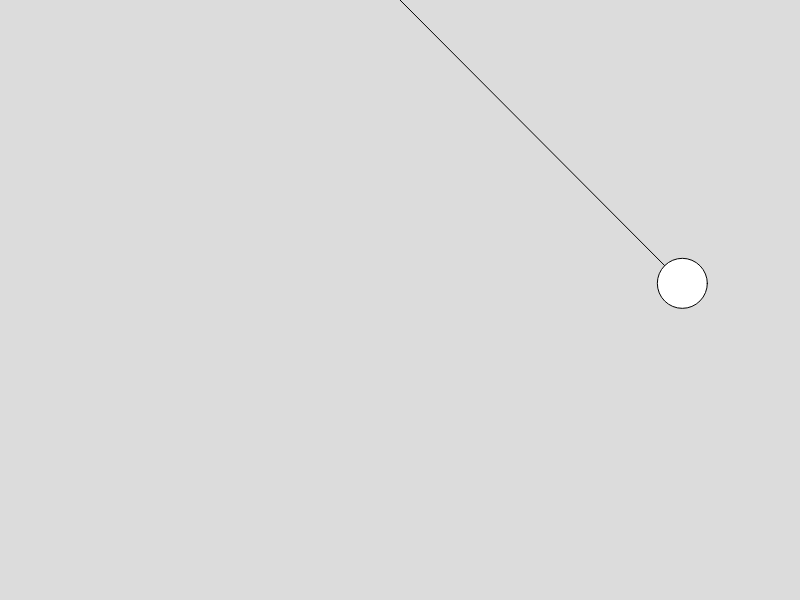
Frame 1 (no input)
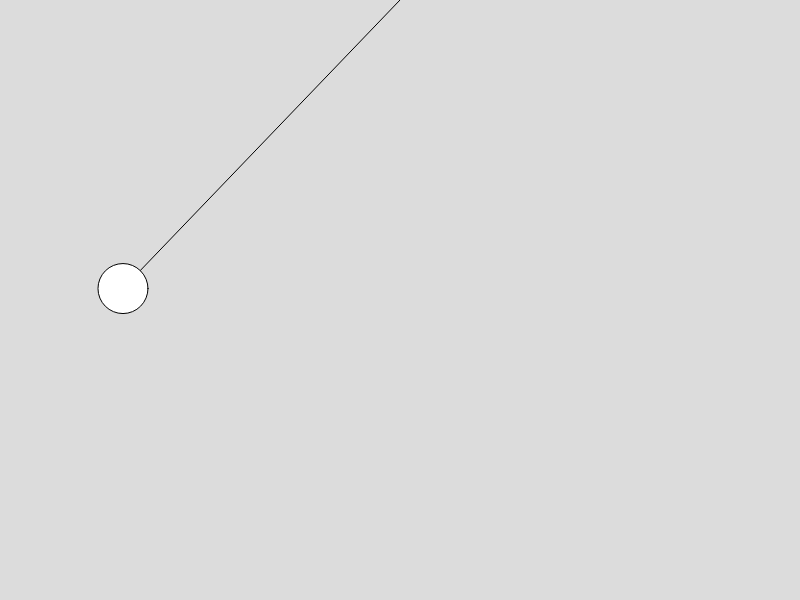
Frame 60 (no input)
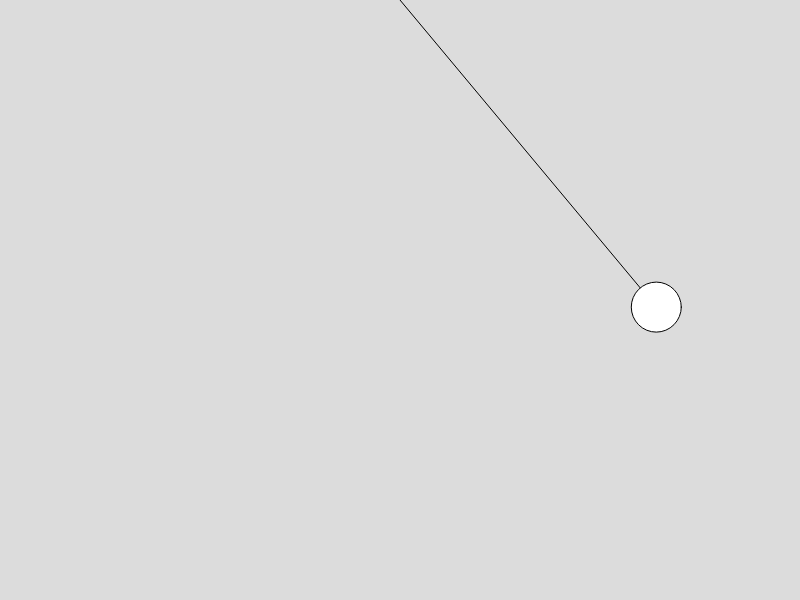
Frame 120 (the mouse pressed at the canvas centre since frame 60)

The p5.js sketch that drew these frames (run headless with seeded random() and noise() and a simulated clock; from frame 60 on, the mouse is pressed at the canvas centre):

// p5.js sketch
// ── sketch.js
let pendulum;

function setup() {
  createCanvas(800, 600);
  pendulum = new Pendulum();
}

function draw() {
  background(220);
  pendulum.update();
  pendulum.display();
}
// ── pendulum.js

class Pendulum {    
    constructor() {
      this.origin = createVector(width/2, 0);
      this.r = 400;
      this.angle = PI/4;
      this.bob = createVector(0,0);
      this.aAcceleration = 0;
      this.aVelocity = 0;
    }
    update() {
      let gravity = 1;
      let force = gravity * sin(this.angle);
      this.aAcceleration = (-1 * force) / this.r;
      this.aVelocity += this.aAcceleration;
      this.angle += this.aVelocity;

      this.bob.x = this.r * sin(this.angle) + this.origin.x;
      this.bob.y = this.r * cos(this.angle) + this.origin.y;
    }
    display() {
      line(this.origin.x, this.origin.y, this.bob.x, this.bob.y);
      circle(this.bob.x, this.bob.y, 50);
    }
  }
  
